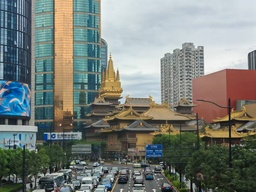
#> input picture hw3/SIFT/image1.jpg, 256 x 192 px, shrunk from 1706 x 1279 before the run, found by its file name
$ python sift_algorithm.py
#> lines starting #> are read from the running program, lines starting #| are printed output that depends on the picture
"""
SIFT算法核心实现
从零开始实现SIFT特征检测和描述符生成
"""

import cv2
import numpy as np
import matplotlib.pyplot as plt
from pathlib import Path

# 配置matplotlib中文字体
plt.rcParams['font.sans-serif'] = ['Arial Unicode MS', 'SimHei', 'STHeiti', 'DejaVu Sans']
plt.rcParams['axes.unicode_minus'] = False


class MySIFT:
    """自实现的SIFT算法类"""

    def __init__(self, num_octaves=4, num_scales=5, sigma=1.6,
                 contrast_threshold=0.04, edge_threshold=10,
                 lambda_ori=1.5, lambda_desc=6):
        """
        初始化SIFT检测器

        Args:
            num_octaves: 金字塔组数
            num_scales: 每组的尺度数
            sigma: 初始高斯核标准差
            contrast_threshold: 对比度阈值
            edge_threshold: 边缘响应阈值
            lambda_ori: 方向分配时的窗口大小系数
            lambda_desc: 描述符计算时的窗口大小系数
        """
        self.num_octaves = num_octaves
        self.num_scales = num_scales
        self.sigma = sigma
        self.contrast_threshold = contrast_threshold
        self.edge_threshold = edge_threshold
        self.lambda_ori = lambda_ori
        self.lambda_desc = lambda_desc

        # 计算高斯模糊的sigma值
        self.k = 2 ** (1.0 / (num_scales - 3))
        self.sigmas = self._compute_sigmas()

    def _compute_sigmas(self):
        """计算每个尺度的sigma值"""
        sigmas = np.zeros(self.num_scales)
        sigmas[0] = self.sigma

        for i in range(1, self.num_scales):
            sigma_prev = self.sigma * (self.k ** (i - 1))
            sigma_total = self.k * sigma_prev
            sigmas[i] = np.sqrt(sigma_total ** 2 - sigma_prev ** 2)

        return sigmas

    def build_gaussian_pyramid(self, image):
        """
        构建高斯金字塔

        Args:
            image: 输入灰度图像

        Returns:
            gaussian_pyramid: 高斯金字塔 [octave][scale]
        """
        print("正在构建高斯金字塔...")
        gaussian_pyramid = []

        # 对初始图像进行上采样以获得更好的特征检测
        image = cv2.resize(image, (image.shape[1] * 2, image.shape[0] * 2),
                          interpolation=cv2.INTER_LINEAR)

        # 对初始图像进行高斯模糊
        base_image = cv2.GaussianBlur(image, (0, 0), sigmaX=self.sigma, sigmaY=self.sigma)

        for octave in range(self.num_octaves):
            octave_images = []

            for scale in range(self.num_scales):
                if octave == 0 and scale == 0:
                    octave_images.append(base_image)
                else:
                    sigma = self.sigmas[scale]
                    blurred = cv2.GaussianBlur(octave_images[-1] if scale > 0 else base_image,
                                              (0, 0), sigmaX=sigma, sigmaY=sigma)
                    octave_images.append(blurred)

            gaussian_pyramid.append(octave_images)

            # 下采样准备下一组
            if octave < self.num_octaves - 1:
                base_image = cv2.resize(octave_images[-3],
                                       (octave_images[-3].shape[1] // 2,
                                        octave_images[-3].shape[0] // 2),
                                       interpolation=cv2.INTER_NEAREST)

        return gaussian_pyramid

    def build_dog_pyramid(self, gaussian_pyramid):
        """
        构建DOG（高斯差分）金字塔

        Args:
            gaussian_pyramid: 高斯金字塔

        Returns:
            dog_pyramid: DOG金字塔
        """
        print("正在构建DOG金字塔...")
        dog_pyramid = []

        for octave_images in gaussian_pyramid:
            octave_dogs = []
            for i in range(len(octave_images) - 1):
                dog = cv2.subtract(octave_images[i + 1], octave_images[i])
                octave_dogs.append(dog)
            dog_pyramid.append(octave_dogs)

        return dog_pyramid

    def find_extrema(self, dog_pyramid):
        """
        在DOG金字塔中寻找极值点

        Args:
            dog_pyramid: DOG金字塔

        Returns:
            keypoints: 极值点列表 [(octave, scale, y, x, value), ...]
        """
        print("正在检测极值点...")
        keypoints = []

        for octave_idx, octave_dogs in enumerate(dog_pyramid):
            for scale_idx in range(1, len(octave_dogs) - 1):
                # 获取当前层和相邻层
                prev_dog = octave_dogs[scale_idx - 1]
                curr_dog = octave_dogs[scale_idx]
                next_dog = octave_dogs[scale_idx + 1]

                # 遍历图像（除了边界）
                for i in range(1, curr_dog.shape[0] - 1):
                    for j in range(1, curr_dog.shape[1] - 1):
                        # 获取3x3x3邻域
                        center_value = curr_dog[i, j]

                        # 检查是否为极值（最大值或最小值）
                        neighborhood = np.array([
                            prev_dog[i-1:i+2, j-1:j+2],
                            curr_dog[i-1:i+2, j-1:j+2],
                            next_dog[i-1:i+2, j-1:j+2]
                        ])

                        is_max = center_value == np.max(neighborhood)
                        is_min = center_value == np.min(neighborhood)

                        # 对比度阈值检查
                        if (is_max or is_min) and abs(center_value) > 0.5 * self.contrast_threshold:
                            keypoints.append((octave_idx, scale_idx, i, j, center_value))

        print(f"检测到 {len(keypoints)} 个初始极值点")
        return keypoints

    def refine_keypoints(self, keypoints, dog_pyramid):
        """
        精确定位关键点（亚像素级）并去除低对比度和边缘响应点

        Args:
            keypoints: 初始极值点
            dog_pyramid: DOG金字塔

        Returns:
            refined_keypoints: 精确定位后的关键点
        """
        print("正在精确定位关键点...")
        refined_keypoints = []

        for octave, scale, y, x, value in keypoints:
            # 获取当前DOG图像
            dog = dog_pyramid[octave][scale]

            # 边界检查
            if y <= 1 or y >= dog.shape[0] - 2 or x <= 1 or x >= dog.shape[1] - 2:
                continue

            # 计算Hessian矩阵去除边缘响应
            dxx = dog[y, x+1] + dog[y, x-1] - 2 * dog[y, x]
            dyy = dog[y+1, x] + dog[y-1, x] - 2 * dog[y, x]
            dxy = (dog[y+1, x+1] - dog[y+1, x-1] - dog[y-1, x+1] + dog[y-1, x-1]) / 4.0

            trace = dxx + dyy
            det = dxx * dyy - dxy * dxy

            # 边缘响应检查
            if det <= 0 or (trace * trace / det) >= ((self.edge_threshold + 1) ** 2 / self.edge_threshold):
                continue

            # 对比度阈值检查
            if abs(dog[y, x]) < self.contrast_threshold:
                continue

            refined_keypoints.append({
                'octave': octave,
                'scale': scale,
                'y': y,
                'x': x,
                'response': abs(dog[y, x])
            })

        print(f"精确定位后保留 {len(refined_keypoints)} 个关键点")
        return refined_keypoints

    def compute_orientations(self, keypoints, gaussian_pyramid):
        """
        为每个关键点计算主方向

        Args:
            keypoints: 关键点列表
            gaussian_pyramid: 高斯金字塔

        Returns:
            keypoints_with_orientations: 带方向的关键点
        """
        print("正在计算关键点方向...")
        keypoints_with_orientations = []

        for kp in keypoints:
            octave = kp['octave']
            scale = kp['scale']
            y, x = kp['y'], kp['x']

            # 获取对应的高斯图像
            gaussian_image = gaussian_pyramid[octave][scale]

            # 边界检查
            radius = int(round(self.lambda_ori * self.sigma * (self.k ** scale)))
            if y - radius < 1 or y + radius >= gaussian_image.shape[0] - 1 or \
               x - radius < 1 or x + radius >= gaussian_image.shape[1] - 1:
                continue

            # 计算梯度幅值和方向
            dy = gaussian_image[y+1, x] - gaussian_image[y-1, x]
            dx = gaussian_image[y, x+1] - gaussian_image[y, x-1]
            magnitude = np.sqrt(dx**2 + dy**2)
            orientation = np.arctan2(dy, dx) * 180 / np.pi

            # 方向直方图（36个bins）
            hist_bins = 36
            hist = np.zeros(hist_bins)

            # 在邻域内统计方向
            for i in range(max(1, y - radius), min(gaussian_image.shape[0] - 1, y + radius + 1)):
                for j in range(max(1, x - radius), min(gaussian_image.shape[1] - 1, x + radius + 1)):
                    dy_local = gaussian_image[i+1, j] - gaussian_image[i-1, j]
                    dx_local = gaussian_image[i, j+1] - gaussian_image[i, j-1]
                    mag = np.sqrt(dx_local**2 + dy_local**2)
                    ori = np.arctan2(dy_local, dx_local) * 180 / np.pi

                    # 高斯加权
                    weight = np.exp(-((i - y)**2 + (j - x)**2) / (2 * (1.5 * self.sigma * self.k ** scale)**2))

                    # 添加到直方图
                    bin_idx = int(np.round((ori + 180) / 360 * hist_bins)) % hist_bins
                    hist[bin_idx] += mag * weight

            # 找到主方向（直方图峰值）
            max_bin = np.argmax(hist)
            main_orientation = (max_bin * 360 / hist_bins) - 180

            # 添加主方向的关键点
            kp_with_ori = kp.copy()
            kp_with_ori['orientation'] = main_orientation
            kp_with_ori['magnitude'] = magnitude
            keypoints_with_orientations.append(kp_with_ori)

            # 添加辅助方向（幅值大于主方向80%的）
            for bin_idx in range(hist_bins):
                if bin_idx != max_bin and hist[bin_idx] > 0.8 * hist[max_bin]:
                    orientation = (bin_idx * 360 / hist_bins) - 180
                    kp_aux = kp.copy()
                    kp_aux['orientation'] = orientation
                    kp_aux['magnitude'] = hist[bin_idx]
                    keypoints_with_orientations.append(kp_aux)

        print(f"生成 {len(keypoints_with_orientations)} 个带方向的关键点")
        return keypoints_with_orientations

    def compute_descriptors(self, keypoints, gaussian_pyramid):
        """
        为每个关键点计算128维SIFT描述符

        Args:
            keypoints: 带方向的关键点
            gaussian_pyramid: 高斯金字塔

        Returns:
            descriptors: 描述符数组 (N, 128)
        """
        print(f"正在计算SIFT描述符 (共{len(keypoints)}个关键点)...")
        descriptors = []
        valid_keypoints = []

        # 添加进度提示
        total = len(keypoints)
        milestone = max(1, total // 10)  # 每10%显示一次

        for idx, kp in enumerate(keypoints):
            # 显示进度
            if idx % milestone == 0 and idx > 0:
                print(f"  进度: {idx}/{total} ({100*idx//total}%)")

            octave = kp['octave']
            scale = kp['scale']
            y, x = kp['y'], kp['x']
            orientation = kp['orientation']

            # 获取对应的高斯图像
            gaussian_image = gaussian_pyramid[octave][scale]

            # 描述符窗口大小（优化：减小窗口以加速）
            window_size = 16
            radius = int(round(window_size * self.lambda_desc * self.sigma * (self.k ** scale) / 2))
            # 限制最大半径以加速计算
            radius = min(radius, 20)

            # 边界检查
            if y - radius < 1 or y + radius >= gaussian_image.shape[0] - 1 or \
               x - radius < 1 or x + radius >= gaussian_image.shape[1] - 1:
                continue

            # 旋转角度（使描述符具有旋转不变性）
            cos_t = np.cos(np.deg2rad(-orientation))
            sin_t = np.sin(np.deg2rad(-orientation))

            # 4x4网格，每个子区域8个方向
            descriptor = np.zeros((4, 4, 8), dtype=np.float32)

            # 优化：预先计算高斯权重
            gaussian_window = 0.5 * window_size

            # 优化：采样步长（可选：降低采样密度以加速）
            step = 1  # 改为2可以大幅加速，但精度略降

            # 在窗口内计算梯度（优化版）
            for i in range(-radius, radius, step):
                for j in range(-radius, radius, step):
                    # 旋转坐标
                    row = int(round(y + i * cos_t - j * sin_t))
                    col = int(round(x + i * sin_t + j * cos_t))

                    # 边界检查
                    if row <= 0 or row >= gaussian_image.shape[0] - 1 or \
                       col <= 0 or col >= gaussian_image.shape[1] - 1:
                        continue

                    # 计算梯度
                    dy = gaussian_image[row+1, col] - gaussian_image[row-1, col]
                    dx = gaussian_image[row, col+1] - gaussian_image[row, col-1]
                    magnitude = np.sqrt(dx**2 + dy**2)

                    # 快速跳过小梯度
                    if magnitude < 1e-5:
                        continue

                    angle = np.arctan2(dy, dx) * 180 / np.pi

                    # 相对于主方向的角度
                    angle = (angle - orientation) % 360

                    # 高斯加权（优化：减少exp计算）
                    dist_sq = i*i + j*j
                    weight = magnitude * np.exp(-dist_sq / (2 * gaussian_window * gaussian_window))

                    # 确定在哪个子区域（4x4网格）
                    bin_i = int((i + radius) * 4 / (2 * radius))
                    bin_j = int((j + radius) * 4 / (2 * radius))

                    # 限制在有效范围内
                    bin_i = np.clip(bin_i, 0, 3)
                    bin_j = np.clip(bin_j, 0, 3)

                    # 方向bin（8个方向）
                    angle_bin = int(angle * 8 / 360) % 8

                    # 累加到描述符
                    descriptor[bin_i, bin_j, angle_bin] += weight

            # 展平为128维向量
            descriptor_vector = descriptor.flatten()

            # 归一化
            norm = np.linalg.norm(descriptor_vector)
            if norm > 0:
                descriptor_vector = descriptor_vector / norm

                # 限制最大值为0.2并重新归一化（提高鲁棒性）
                descriptor_vector = np.clip(descriptor_vector, 0, 0.2)
                norm = np.linalg.norm(descriptor_vector)
                if norm > 0:
                    descriptor_vector = descriptor_vector / norm

            descriptors.append(descriptor_vector)
            valid_keypoints.append(kp)

        descriptors = np.array(descriptors, dtype=np.float32)
        print(f"生成 {len(descriptors)} 个SIFT描述符")

        return valid_keypoints, descriptors

    def detect_and_compute(self, image):
        """
        检测SIFT特征点并计算描述符（主接口）

        Args:
            image: 输入图像（灰度或彩色）

        Returns:
            keypoints: OpenCV格式的关键点列表
            descriptors: 描述符数组
        """
        # 转换为灰度图
        if len(image.shape) == 3:
            gray = cv2.cvtColor(image, cv2.COLOR_BGR2GRAY)
        else:
            gray = image

        # 归一化到[0, 1]
        gray = gray.astype(np.float32) / 255.0

        # 1. 构建高斯金字塔
        gaussian_pyramid = self.build_gaussian_pyramid(gray)

        # 2. 构建DOG金字塔
        dog_pyramid = self.build_dog_pyramid(gaussian_pyramid)

        # 3. 寻找极值点
        extrema = self.find_extrema(dog_pyramid)

        # 4. 精确定位关键点
        refined_keypoints = self.refine_keypoints(extrema, dog_pyramid)

        # 5. 计算方向
        keypoints_with_ori = self.compute_orientations(refined_keypoints, gaussian_pyramid)

        # 6. 计算描述符
        final_keypoints, descriptors = self.compute_descriptors(keypoints_with_ori, gaussian_pyramid)

        # 转换为OpenCV格式的KeyPoint对象（用于可视化和匹配）
        cv_keypoints = []
        for kp in final_keypoints:
            # 调整坐标（因为我们对初始图像进行了2倍上采样）
            scale_factor = 2 ** (kp['octave'] + 1)
            pt = (kp['x'] / 2.0, kp['y'] / 2.0)  # 除以2是因为初始上采样
            size = self.sigma * (self.k ** kp['scale']) * scale_factor
            angle = kp['orientation']
            response = kp['response']

            cv_kp = cv2.KeyPoint(
                x=pt[0], y=pt[1],
                size=size,
                angle=angle,
                response=response,
                octave=kp['octave']
            )
            cv_keypoints.append(cv_kp)

        return cv_keypoints, descriptors, gaussian_pyramid, dog_pyramid


def visualize_pyramids(gaussian_pyramid, dog_pyramid, save_path=None):
    """
    可视化高斯金字塔和DOG金字塔

    Args:
        gaussian_pyramid: 高斯金字塔
        dog_pyramid: DOG金字塔
        save_path: 保存路径
    """
    num_octaves = len(gaussian_pyramid)
    num_scales = len(gaussian_pyramid[0])

    # 可视化高斯金字塔
    fig, axes = plt.subplots(num_octaves, num_scales, figsize=(15, 10))
    fig.suptitle('高斯金字塔', fontsize=16)

    for octave in range(num_octaves):
        for scale in range(num_scales):
            ax = axes[octave, scale] if num_octaves > 1 else axes[scale]
            ax.imshow(gaussian_pyramid[octave][scale], cmap='gray')
            ax.set_title(f'O{octave}-S{scale}')
            ax.axis('off')

    plt.tight_layout()
    if save_path:
        plt.savefig(f"{save_path}_gaussian.png", dpi=150, bbox_inches='tight')
    plt.show()

    # 可视化DOG金字塔
    fig, axes = plt.subplots(num_octaves, num_scales-1, figsize=(15, 10))
    fig.suptitle('DOG金字塔（高斯差分）', fontsize=16)

    for octave in range(num_octaves):
        for scale in range(num_scales - 1):
            ax = axes[octave, scale] if num_octaves > 1 else axes[scale]
            ax.imshow(dog_pyramid[octave][scale], cmap='gray')
            ax.set_title(f'O{octave}-D{scale}')
            ax.axis('off')

    plt.tight_layout()
    if save_path:
        plt.savefig(f"{save_path}_dog.png", dpi=150, bbox_inches='tight')
    plt.show()


def compare_with_opencv(image_path):
    """
    比较自实现的SIFT和OpenCV的SIFT

    Args:
        image_path: 图像路径
    """
    # 读取图像
    image = cv2.imread(image_path)
#> image is the input picture: shape (192, 256, 3); mean B, G, R 121.1, 126.7, 120.9
    if image is None:
        raise ValueError(f"无法读取图像: {image_path}")

    print("=" * 60)
    print("比较自实现SIFT vs OpenCV SIFT")
    print("=" * 60)

    # 自实现的SIFT
    print("\n【自实现SIFT】")
    my_sift = MySIFT(num_octaves=4, num_scales=5)
    kp_my, desc_my, gauss_pyr, dog_pyr = my_sift.detect_and_compute(image)
#> in detect_and_compute, `gray = cv2.cvtColor(image, cv2.COLOR_BGR2GRAY)`:
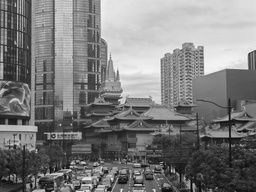
#> gray: shape (192, 256); min 0, max 247, mean 124.3
#> in build_gaussian_pyramid, `image = cv2.resize(image, (image.shape[1] * 2, image.shape[0] * 2), in..`:
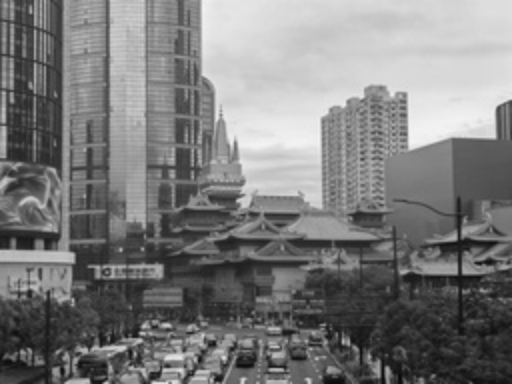
#> image: shape (384, 512) float32; min 0.0331, max 0.957, mean 0.487
#> in detect_and_compute, `gaussian_pyramid = self.build_gaussian_pyramid(gray)`: gaussian_pyramid = 4 items
#> the loop in build_dog_pyramid, `for octave_images in gaussian_pyramid:` made 4 passes
#> the loop in find_extrema, `for octave_idx, octave_dogs in enumerate(dog_pyramid):` made 4 passes
#> after the loop in find_extrema, `for octave_idx, octave_dogs in enumerate(dog_pyramid):`: keypoints = 643 items, first 6: (0, 1, 4, 180, 0.0283), (0, 1, 5, 112, -0.0293), (0, 1, 6, 198, 0.0315), (0, 1, 7, 107, 0.0454), (0, 1, 11, 198, 0.0311), (0, 1, 13, 17, 0.0309)
#| 检测到 643 个初始极值点
#> in detect_and_compute, `extrema = self.find_extrema(dog_pyramid)`: extrema has the same summary as keypoints in find_extrema
#> the loop in refine_keypoints, `for octave, scale, y, x, value in keypoints:` made 643 passes
#> (y, x, value, dxx, dyy, dxy, trace, det) on passes 1 to 3: (4, 180, 0.0283, -0.0062, -0.000296, 0.000329, -0.00649, 1.73e-06), (5, 112, -0.0293, 0.0085, 0.000181, -0.000157, 0.00868, 1.52e-06), (6, 198, 0.0315, -0.00802, -0.000166, -0.000242, -0.00819, 1.27e-06)
#> pass 1, in refine_keypoints, `dog = dog_pyramid[octave][scale]`:
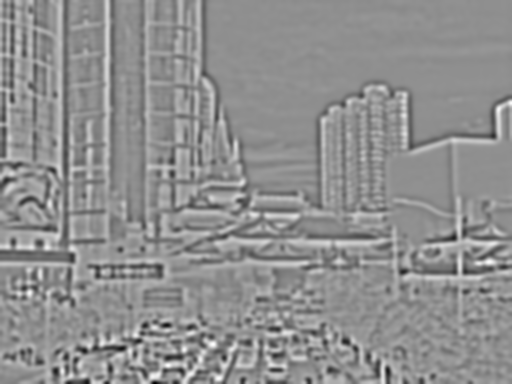
#> dog: shape (384, 512) float32; min -0.0983, max 0.0762, mean -1.6e-06; drawn with min black and max white
#> after the loop in refine_keypoints, `for octave, scale, y, x, value in keypoints:`: refined_keypoints = 172 items
#| 精确定位后保留 172 个关键点
#> the loop in compute_orientations, `for kp in keypoints:` made 172 passes
#> (y, x, dy, dx, magnitude, max_bin, main_orientation) on passes 1 to 3: (48, 18, -0.00891, -0.00529, 0.0104, 1, -170), (71, 196, -0.00872, 0.0327, 0.0339, 17, -10), (88, 381, -0.0354, 0.0162, 0.0389, 9, -90)
#> pass 1, in compute_orientations, `gaussian_image = gaussian_pyramid[octave][scale]`:
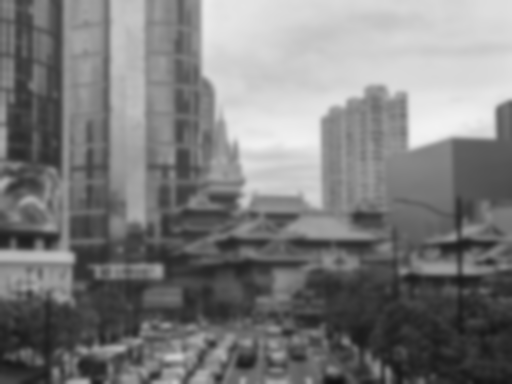
#> gaussian_image: shape (384, 512) float32; min 0.0657, max 0.95, mean 0.487
#| 生成 263 个带方向的关键点
#> (printed output is left out)
#> the loop in compute_descriptors, `for idx, kp in enumerate(keypoints):` made 263 passes
#|   进度: 26/263 (9%)
#|   进度: 52/263 (19%)
#|   进度: 78/263 (29%)
#> (further printed lines are left out)
#| 生成 196 个SIFT描述符

    # OpenCV的SIFT
    print("\n【OpenCV SIFT】")
    opencv_sift = cv2.SIFT_create()
    kp_cv, desc_cv = opencv_sift.detectAndCompute(image, None)
    print(f"检测到 {len(kp_cv)} 个特征点")
#| 检测到 520 个特征点

    # 对比结果
    print("\n" + "=" * 60)
    print("对比结果：")
    print(f"自实现SIFT: {len(kp_my)} 个特征点, 描述符维度: {desc_my.shape}")
#| 自实现SIFT: 196 个特征点, 描述符维度: (196, 128)
    print(f"OpenCV SIFT: {len(kp_cv)} 个特征点, 描述符维度: {desc_cv.shape}")
#| OpenCV SIFT: 520 个特征点, 描述符维度: (520, 128)
    print("=" * 60)

    # 可视化对比
    fig, axes = plt.subplots(1, 2, figsize=(16, 8))

    # 自实现SIFT
    img_my = cv2.drawKeypoints(image, kp_my, None,
                                flags=cv2.DRAW_MATCHES_FLAGS_DRAW_RICH_KEYPOINTS)
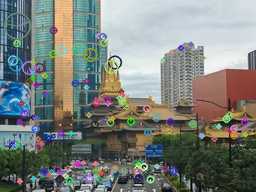
#> img_my: shape (192, 256, 3); mean B, G, R 122.7, 127.8, 122.3
    axes[0].imshow(cv2.cvtColor(img_my, cv2.COLOR_BGR2RGB))
    axes[0].set_title(f'自实现SIFT ({len(kp_my)}个特征点)')
    axes[0].axis('off')

    # OpenCV SIFT
    img_cv = cv2.drawKeypoints(image, kp_cv, None,
                               flags=cv2.DRAW_MATCHES_FLAGS_DRAW_RICH_KEYPOINTS)
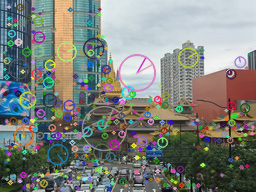
#> img_cv: shape (192, 256, 3); mean B, G, R 124.3, 129.7, 125.1
    axes[1].imshow(cv2.cvtColor(img_cv, cv2.COLOR_BGR2RGB))
    axes[1].set_title(f'OpenCV SIFT ({len(kp_cv)}个特征点)')
    axes[1].axis('off')

    plt.tight_layout()
    plt.savefig('sift_comparison.png', dpi=150, bbox_inches='tight')
    plt.show()

    return kp_my, desc_my, kp_cv, desc_cv, gauss_pyr, dog_pyr


if __name__ == "__main__":
    # 测试代码
    test_image = "/Users/zqli/Desktop/大三上/计算机视觉/code/hw3/SIFT/image1.jpg"

    if not Path(test_image).exists():
        print(f"找不到测试图像: {test_image}")
        print("请提供有效的图像路径")
    else:
        kp_my, desc_my, kp_cv, desc_cv, gauss_pyr, dog_pyr = compare_with_opencv(test_image)

        # 可视化金字塔
        print("\n正在可视化金字塔...")
        visualize_pyramids(gauss_pyr, dog_pyr, save_path='pyramid')
#> (the rest of the program and of its run is left out)
